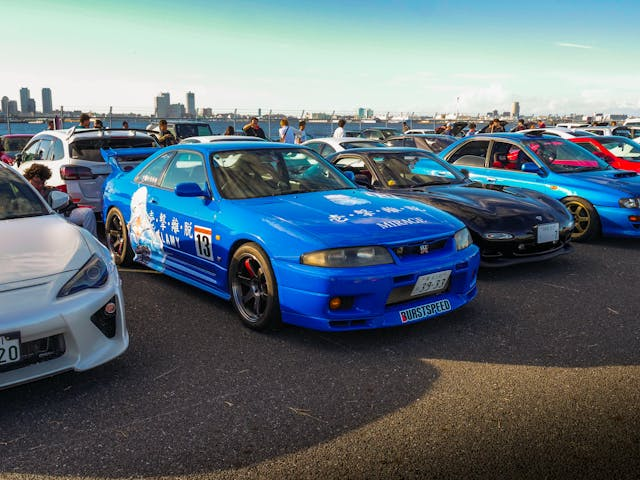
#> input picture src/img/img6.jpg, 640 x 480 px, found by its file name
$ python translation.py
#> lines starting #> are read from the running program, lines starting #| are printed output that depends on the picture
import cv2
import os
import numpy as np

os.chdir("C:/Users/Valentin.Talmon/PycharmProjects/YOLO/")
img = cv2.imread("src/img/img6.jpg")
#> img is the input picture: shape (480, 640, 3); mean B, G, R 121.5, 112, 95.9
rows, cols, ch = img.shape
#> rows = 480; cols = 640; ch = 3

M = np.float32([[1, 0, 100], [0, 1, 100]])
dst = cv2.warpAffine(img, M, (cols, rows))
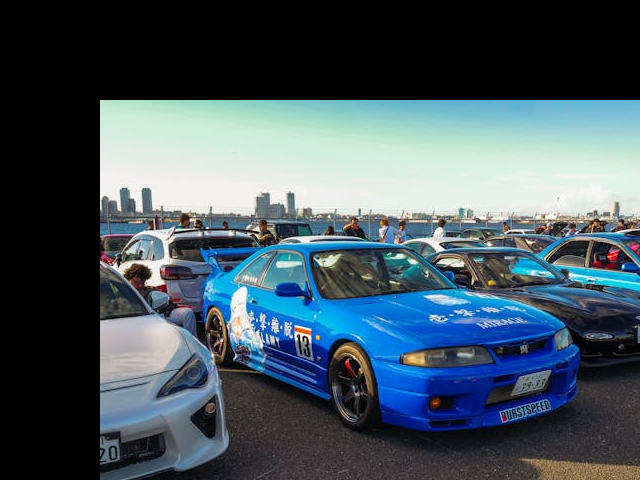
#> dst: shape (480, 640, 3); mean B, G, R 95.4, 85.6, 69.6

cv2.imshow('img', dst)
cv2.waitKey(0)
cv2.destroyAllWindows()

$ run again, with src/img/img7.jpg copied over src/img/img6.jpg
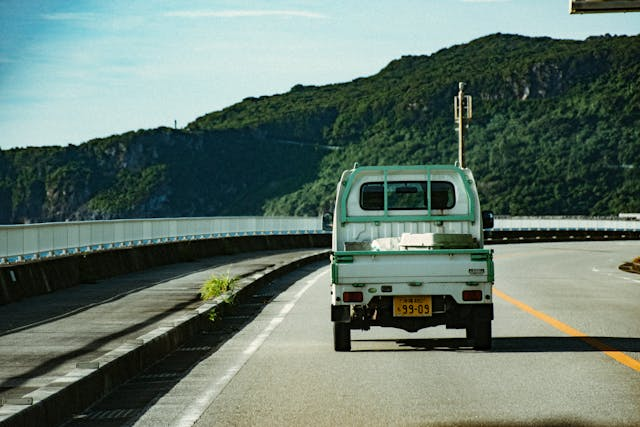
#> input picture src/img/img7.jpg, 640 x 427 px, found by its file name
#> img is the input picture: shape (427, 640, 3); mean B, G, R 109.5, 119.9, 101.5
#> `dst = cv2.warpAffine(img, M, (cols, rows))`:
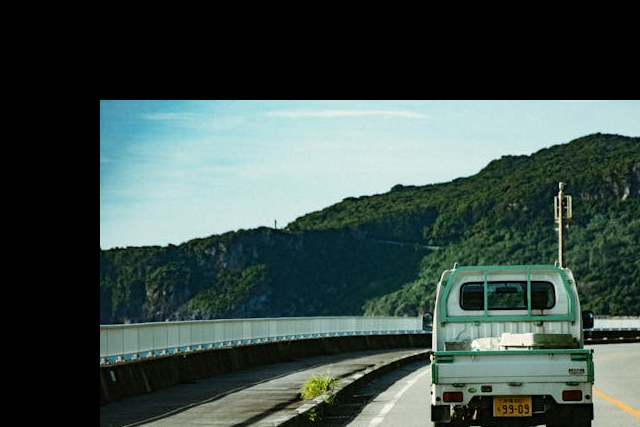
#> dst: shape (427, 640, 3); mean B, G, R 73.1, 77.6, 61.7

$ run again, with src/img/img2.png saved as src/img/img6.jpg
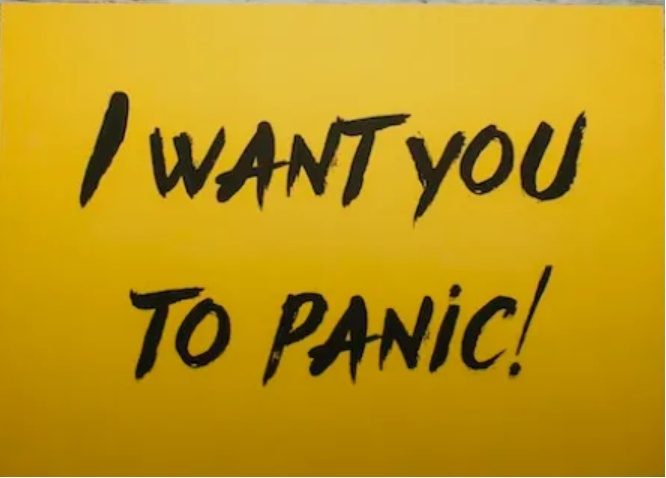
#> input picture src/img/img2.png, 666 x 478 px, found by its file name
#> img is the input picture: shape (478, 666, 3); mean B, G, R 21.7, 149.7, 188.9
#> `dst = cv2.warpAffine(img, M, (cols, rows))`:
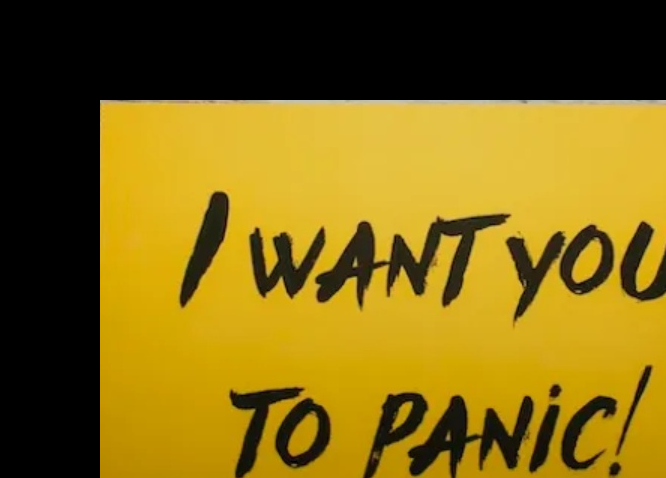
#> dst: shape (478, 666, 3); mean B, G, R 18.5, 102.9, 127.6
